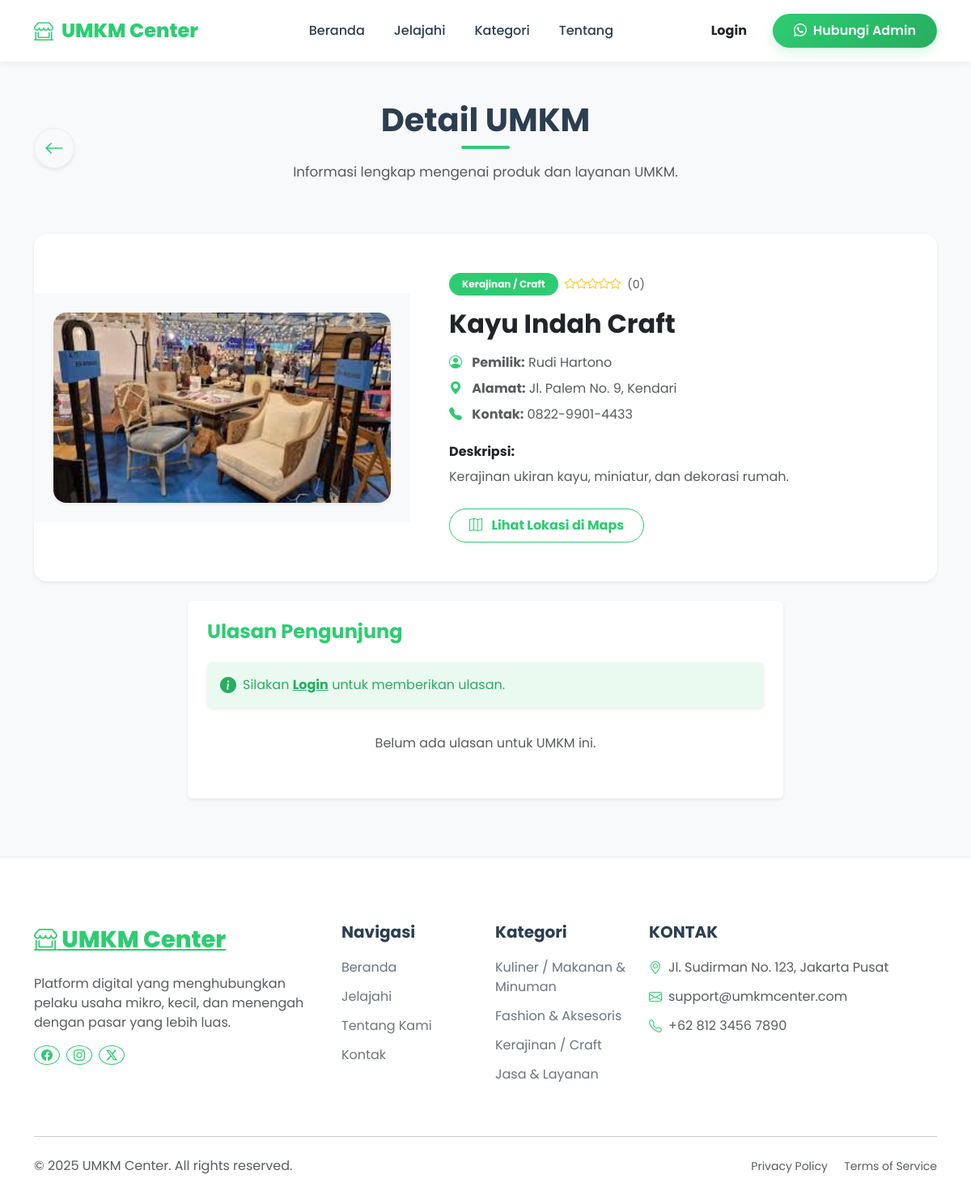
/public/detail.php?id=12&from=index, run on the app's committed database.
### tables this page shows
CREATE TABLE `umkm` (
  `id_umkm` int(11) NOT NULL,
  `nama_umkm` varchar(100) DEFAULT NULL,
  `pemilik` varchar(100) DEFAULT NULL,
  `id_kategori` int(11) DEFAULT NULL,
  `alamat` text DEFAULT NULL,
  `kontak` varchar(50) DEFAULT NULL,
  `deskripsi` text DEFAULT NULL,
  `foto` varchar(255) DEFAULT NULL,
  `link_maps` varchar(255) DEFAULT NULL
);

CREATE TABLE `kategori` (
  `id_kategori` int(11) NOT NULL,
  `nama_kategori` varchar(100) DEFAULT NULL
);

### public/detail.php (the view, shortened to what this page needs)
<?php
include('../config/database.php');
$from = $_GET['from'] ?? 'index';
$back_link = ($from == 'daftar') ? 'daftar_umkm.php' : 'index.php';
$id = intval($_GET['id']);
$query = "SELECT umkm.*, kategori.nama_kategori, AVG(ulasan.rating) as avg_rating, COUNT(ulasan.id_ulasan) as total_reviews
          FROM umkm
          LEFT JOIN kategori ON umkm.id_kategori = kategori.id_kategori
          LEFT JOIN ulasan ON umkm.id_umkm = ulasan.id_umkm
          WHERE umkm.id_umkm = $id
          GROUP BY umkm.id_umkm";
$result = mysqli_query($koneksi, $query);
$data = mysqli_fetch_assoc($result);
?>
<body class="bg-light d-flex flex-column min-vh-100">
<?php
include('../includes/header_public.php');
?>
<main class="flex-fill">
<div class="container py-4 page-container-spacer">
  <div class="position-relative mb-5 text-center">
    <a href="<?= $back_link ?>" class="btn btn-light text-primary rounded-circle shadow-sm position-absolute start-0 top-50 translate-middle-y d-none d-md-flex align-items-center justify-content-center" style="width: 50px; height: 50px; border: 1px solid #eee;" title="Kembali">
      <i class="bi bi-arrow-left fs-4"></i>
    </a>
    <div class="d-inline-block position-relative">
      <h2 class="fw-bold mb-2 display-6">Detail UMKM</h2>
      <div class="d-flex justify-content-center mb-3">
        <div style="height: 4px; width: 60px; background: var(--primary-color); border-radius: 2px;"></div>
      </div>
      <p class="text-muted mx-auto" style="max-width: 600px; font-size: 1.05rem;">
        Informasi lengkap mengenai produk dan layanan UMKM.
      </p>
    </div>
  </div>
  <div class="card shadow-sm border-0 rounded-4 overflow-hidden">
    <div class="row g-0 align-items-center">
      <div class="col-md-5 text-center p-4 bg-light">
        <img src="../uploads/umkm/<?= htmlspecialchars($data['foto']) ?>" class="img-fluid rounded-4 shadow-sm" style="max-height:350px; object-fit:cover; width: 100%;">
      </div>
      <div class="col-md-7">
        <div class="card-body p-4 p-lg-5">
          <div class="d-flex align-items-center mb-3">
            <span class="badge bg-primary rounded-pill px-3 py-2 me-2"><?= htmlspecialchars($data['nama_kategori']) ?></span>
            <div class="text-warning small">
              <?php
              $rating = $data['avg_rating'] ? round($data['avg_rating'], 1) : 0;
              for ($i = 1; $i <= 5; $i++) {
                  if ($i <= $rating) {
                      echo '<i class="bi bi-star-fill"></i>';
                  } elseif ($i - 0.5 <= $rating) {
                      echo '<i class="bi bi-star-half"></i>';
                  } else {
                      echo '<i class="bi bi-star"></i>';
                  }
              }
              ?>
              <span class="text-muted ms-1">(<?= $rating ?>)</span>
            </div>
          </div>
          <h2 class="card-title fw-bold text-dark mb-3"><?= htmlspecialchars($data['nama_umkm']) ?></h2>
          <div class="mb-4">
            <p class="mb-2 text-muted"><i class="bi bi-person-circle me-2 text-primary"></i> <strong>Pemilik:</strong> <?= htmlspecialchars($data['pemilik']) ?></p>
            <p class="mb-2 text-muted"><i class="bi bi-geo-alt-fill me-2 text-primary"></i> <strong>Alamat:</strong> <?= htmlspecialchars($data['alamat']) ?></p>
            <p class="mb-2 text-muted"><i class="bi bi-telephone-fill me-2 text-primary"></i> <strong>Kontak:</strong> <?= htmlspecialchars($data['kontak']) ?></p>
          </div>
          <div class="mb-4">
            <h6 class="fw-bold text-dark">Deskripsi:</h6>
            <p class="text-muted" style="line-height: 1.8;"><?= nl2br(htmlspecialchars($data['deskripsi'])) ?></p>
          </div>
          <?php if (!empty($data['link_maps'])): ?>
            <a href="<?= htmlspecialchars($data['link_maps']) ?>" target="_blank" class="btn btn-outline-primary rounded-pill px-4 py-2 fw-bold">
              <i class="bi bi-map me-2"></i> Lihat Lokasi di Maps
            </a>
          <?php endif; ?>
        </div>
      </div>
    </div>
  </div>
  <div class="row mt-4 mb-5">
    <div class="col-md-8 mx-auto">
      <div class="card shadow-sm border-0">
        <div class="card-body p-4">
          <h4 class="fw-bold mb-4 text-primary">Ulasan Pengunjung</h4>
          <?php if (isset($_SESSION['user_logged_in'])): ?>
            <?php
            if (isset($_POST['kirim_ulasan'])) {
                $rating = intval($_POST['rating']);
                $komentar = mysqli_real_escape_string($koneksi, $_POST['komentar']);
                $id_user = $_SESSION['user_id'];
                $insert = mysqli_query($koneksi, "INSERT INTO ulasan (id_umkm, id_user, rating, komentar) VALUES ('$id', '$id_user', '$rating', '$komentar')");
                if ($insert) {
                    echo "<div class='alert alert-success'>Terima kasih atas ulasan Anda!</div>";
                } else {
                    echo "<div class='alert alert-danger'>Gagal mengirim ulasan.</div>";
                }
            }
            ?>
            <form method="POST" class="mb-5 p-4 rounded-4" style="background-color: #eafaf1; border: 1px dashed var(--primary-color);">
              <h6 class="fw-bold mb-3 text-primary">Tulis Ulasan Anda</h6>
              <div class="mb-3">
                <label class="form-label small fw-bold text-muted">Rating</label>
                <select name="rating" class="form-select border-0 shadow-sm" required>
                  <option value="5">⭐⭐⭐⭐⭐ (Sangat Bagus)</option>
                  <option value="4">⭐⭐⭐⭐ (Bagus)</option>
                  <option value="3">⭐⭐⭐ (Cukup)</option>
                  <option value="2">⭐⭐ (Kurang)</option>
                  <option value="1">⭐ (Sangat Kurang)</option>
                </select>
              </div>
              <div class="mb-3">
                <label class="form-label small fw-bold text-muted">Komentar</label>
                <textarea name="komentar" class="form-control border-0 shadow-sm" rows="3" required placeholder="Ceritakan pengalaman Anda..."></textarea>
              </div>
              <button type="submit" name="kirim_ulasan" class="btn btn-primary btn-sm rounded-pill px-4 fw-bold">Kirim Ulasan</button>
            </form>
          <?php else: ?>
            <div class="alert alert-success border-0 shadow-sm d-flex align-items-center" role="alert" style="background-color: #eafaf1; color: var(--secondary-color);">
              <i class="bi bi-info-circle-fill me-2 fs-5"></i>
              <div>
                Silakan <a href="login.php" class="fw-bold text-decoration-underline" style="color: var(--secondary-color);">Login</a> untuk memberikan ulasan.
              </div>
            </div>
          <?php endif; ?>
          <?php
          $query_ulasan = mysqli_query($koneksi, "SELECT ulasan.*, users.nama_lengkap FROM ulasan JOIN users ON ulasan.id_user = users.id_user WHERE id_umkm = '$id' ORDER BY tanggal DESC");
          if (mysqli_num_rows($query_ulasan) > 0):
            while ($row = mysqli_fetch_assoc($query_ulasan)):
          ?>
            <div class="border-bottom pb-3 mb-3">
              <div class="d-flex justify-content-between">
                <h6 class="fw-bold mb-1"><?= htmlspecialchars($row['nama_lengkap']) ?></h6>
                <small class="text-muted"><?= date('d M Y', strtotime($row['tanggal'])) ?></small>
              </div>
              <div class="text-warning mb-2">
                <?php for($i=0; $i<$row['rating']; $i++) echo "★"; ?>
                <?php for($i=0; $i<(5-$row['rating']); $i++) echo "☆"; ?>
              </div>
              <p class="mb-0 text-muted"><?= nl2br(htmlspecialchars($row['komentar'])) ?></p>
            </div>
          <?php endwhile; else: ?>
            <p class="text-center text-muted py-3">Belum ada ulasan untuk UMKM ini.</p>
          <?php endif; ?>
        </div>
      </div>
    </div>
  </div>
</div>
</main>
<?php include('../includes/footer_public.php'); ?>
</body>

### includes/header_public.php (shortened to what this page needs)
<!DOCTYPE html>
<html lang="id">
<head>
  <link href="https://cdn.jsdelivr.net/npm/bootstrap@5.3.3/dist/css/bootstrap.min.css" rel="stylesheet">
  <link href="https://cdn.jsdelivr.net/npm/bootstrap-icons@1.11.3/font/bootstrap-icons.css" rel="stylesheet">
  <link rel="stylesheet" href="../assets/css/style.css?v=<?= time(); ?>">
</head>
<body>
<nav class="navbar navbar-expand-lg fixed-top">
  <div class="container">
    <a class="navbar-brand" href="../public/index.php">
      <i class="bi bi-shop-window"></i> UMKM Center
    </a>
    <div class="collapse navbar-collapse d-none d-lg-block">
      <ul class="navbar-nav mx-auto">
        <li class="nav-item"><a class="nav-link" href="index.php">Beranda</a></li>
        <li class="nav-item"><a class="nav-link" href="daftar_umkm.php">Jelajahi</a></li>
        <li class="nav-item"><a class="nav-link" href="index.php#kategori">Kategori</a></li>
        <li class="nav-item"><a class="nav-link" href="index.php#tentang">Tentang</a></li>
      </ul>
      <div class="d-flex align-items-center gap-3">
        <?php if (isset($_SESSION['user_logged_in'])): ?>
          <div class="dropdown">
            <a class="btn btn-outline-primary dropdown-toggle rounded-pill px-4" href="#" role="button" data-bs-toggle="dropdown">
              <?= htmlspecialchars($_SESSION['user_name']) ?>
            </a>
            <ul class="dropdown-menu dropdown-menu-end border-0 shadow-sm mt-2">
              <li><a class="dropdown-item" href="dashboard.php">Dashboard</a></li>
              <li><hr class="dropdown-divider"></li>
              <li><a class="dropdown-item text-danger" href="logout.php">Logout</a></li>
            </ul>
          </div>
        <?php else: ?>
          <a href="login.php" class="text-decoration-none text-dark fw-bold me-3">Login</a>
          <a href="https://wa.me/6281234567890" class="btn btn-nav-cta">
            <i class="bi bi-whatsapp me-1"></i> Hubungi Admin
          </a>
        <?php endif; ?>
      </div>
    </div>
  </div>
</nav>

### includes/footer_public.php (shortened to what this page needs)
<?php if (!isset($hide_footer) || !$hide_footer): ?>
<footer class="mt-auto" id="contact">
  <div class="container">
    <div class="row">
      <div class="col-md-4 mb-4">
        <a href="index.php" class="footer-brand"><i class="bi bi-shop-window"></i> UMKM Center</a>
        <p class="text-muted">
          Platform digital yang menghubungkan pelaku usaha mikro, kecil, dan menengah dengan pasar yang lebih luas.
        </p>
        <div class="d-flex gap-2 mt-3">
          <a href="#" class="btn btn-sm btn-outline-primary rounded-circle"><i class="bi bi-facebook"></i></a>
          <a href="#" class="btn btn-sm btn-outline-primary rounded-circle"><i class="bi bi-instagram"></i></a>
          <a href="#" class="btn btn-sm btn-outline-primary rounded-circle"><i class="bi bi-twitter-x"></i></a>
        </div>
      </div>
      <div class="col-md-2 mb-4">
        <h5 class="footer-title">Navigasi</h5>
        <ul class="list-unstyled footer-links">
          <li><a href="index.php">Beranda</a></li>
          <li><a href="daftar_umkm.php">Jelajahi</a></li>
          <li><a href="index.php#tentang">Tentang Kami</a></li>
          <li><a href="#contact">Kontak</a></li>
        </ul>
      </div>
      <div class="col-md-2 mb-4">
        <h5 class="footer-title">Kategori</h5>
        <ul class="list-unstyled footer-links">
          <?php
          if (isset($koneksi)) {
            $cat_footer_query = mysqli_query($koneksi, "SELECT * FROM kategori LIMIT 4");
            while ($cat_footer = mysqli_fetch_assoc($cat_footer_query)) {
              echo '<li><a href="daftar_umkm.php?kategori=' . $cat_footer['id_kategori'] . '">' . htmlspecialchars($cat_footer['nama_kategori']) . '</a></li>';
            }
          } else {
            echo '<li><a href="#">Kuliner</a></li>';
            echo '<li><a href="#">Fashion</a></li>';
            echo '<li><a href="#">Kerajinan</a></li>';
            echo '<li><a href="#">Jasa</a></li>';
          }
          ?>
        </ul>
      </div>
      <div class="col-md-4 mb-4">
        <h5 class="footer-title">KONTAK</h5>
        <ul class="list-unstyled footer-links">
          <li class="d-flex align-items-center gap-2">
            <i class="bi bi-geo-alt text-primary"></i>
            <span class="text-muted">Jl. Sudirman No. 123, Jakarta Pusat</span>
          </li>
          <li class="d-flex align-items-center gap-2">
            <i class="bi bi-envelope text-primary"></i>
            <span class="text-muted">support@umkmcenter.com</span>
          </li>
          <li class="d-flex align-items-center gap-2">
            <i class="bi bi-telephone text-primary"></i>
            <span class="text-muted">+62 812 3456 7890</span>
          </li>
        </ul>
      </div>
    </div>
    <hr class="my-4">
    <div class="row align-items-center">
      <div class="col-md-6 text-center text-md-start">
        <p class="text-muted mb-0">&copy; 2025 UMKM Center. All rights reserved.</p>
      </div>
      <div class="col-md-6 text-center text-md-end">
        <a href="#" class="text-muted text-decoration-none small me-3">Privacy Policy</a>
        <a href="#" class="text-muted text-decoration-none small">Terms of Service</a>
      </div>
    </div>
  </div>
</footer>
<?php endif; ?>
</body>
</html>

### assets/css/style.css (style rules this page uses)
:root { --primary-color: #2ecc71; --secondary-color: #27ae60; --accent-color: #f2f2f2; --text-dark: #2c3e50; --text-light: #6c757d; --white: #ffffff; --gradient-primary: linear-gradient(135deg, #2ecc71 0%, #27ae60 100%); --shadow-soft: 0 10px 30px rgba(46, 204, 113, 0.15); --shadow-hover: 0 20px 40px rgba(46, 204, 113, 0.25); --radius-lg: 20px; --radius-xl: 30px; }
body { background-color: var(--accent-color); font-family: "Poppins", sans-serif; color: var(--text-dark); overflow-x: hidden; }
.text-primary { color: var(--primary-color) !important; }
.bg-primary { background-color: var(--primary-color) !important; }
.btn-outline-primary { color: var(--primary-color) !important; border-color: var(--primary-color) !important; }
.navbar { background: rgba(255, 255, 255, 0.95); backdrop-filter: blur(10px); padding: 15px 0; box-shadow: 0 2px 10px rgba(0, 0, 0, 0.05); }
.navbar-brand { font-weight: 800; font-size: 1.5rem; color: var(--primary-color) !important; display: flex; align-items: center; gap: 10px; }
.nav-link { color: var(--text-dark) !important; font-weight: 500; margin: 0 10px; transition: color 0.3s; }
.btn-nav-cta { background: var(--gradient-primary); color: white !important; border-radius: 50px; padding: 8px 25px; font-weight: 600; box-shadow: 0 5px 15px rgba(46, 204, 113, 0.2); transition: transform 0.3s; }
footer { background: white; padding-top: 80px; padding-bottom: 30px; border-top: 1px solid #eee; }
.footer-brand { font-size: 1.8rem; font-weight: 800; color: var(--primary-color); margin-bottom: 20px; display: block; }
.footer-title { font-weight: 700; margin-bottom: 20px; color: var(--text-dark); }
.footer-links li { margin-bottom: 12px; }
.footer-links a { color: var(--text-light); text-decoration: none; transition: 0.3s; }
.page-container-spacer { margin-top: 100px; }

### data on the page
umkm: foto (picture), id_kategori.nama_kategori "Kerajinan / Craft", nama_umkm "Kayu Indah Craft", pemilik "Rudi Hartono", alamat "Jl. Palem No. 9, Kendari", kontak "0822-9901-4433", deskripsi "Kerajinan ukiran kayu, miniatur, dan dekorasi rumah."
kategori: nama_kategori "Kuliner / Makanan & Minuman"
kategori: nama_kategori "Fashion & Aksesoris"
kategori: nama_kategori "Kerajinan / Craft"
kategori: nama_kategori "Jasa & Layanan"

### other printed values
$rating "0"
